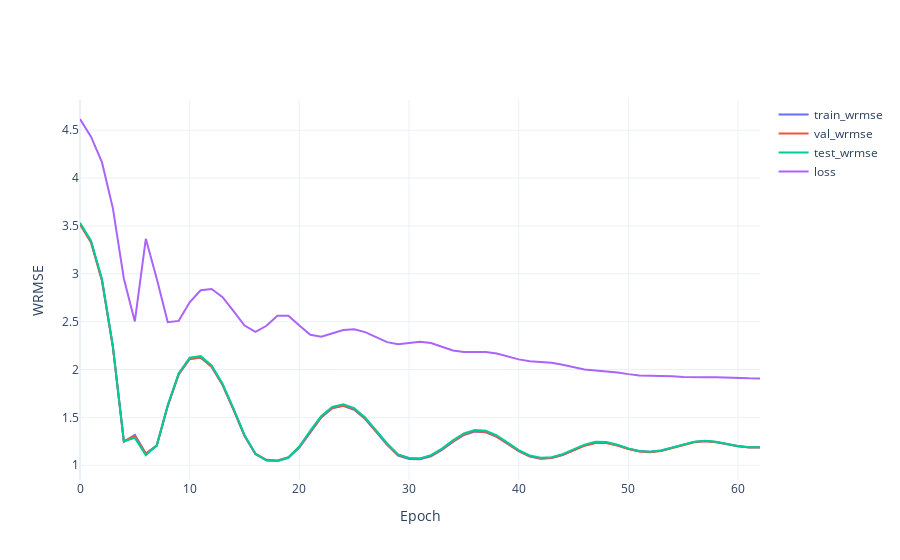

Here is the notebook cell this chart was saved with:
### Code cell
visualize_loss(results, metric='wrmse')
